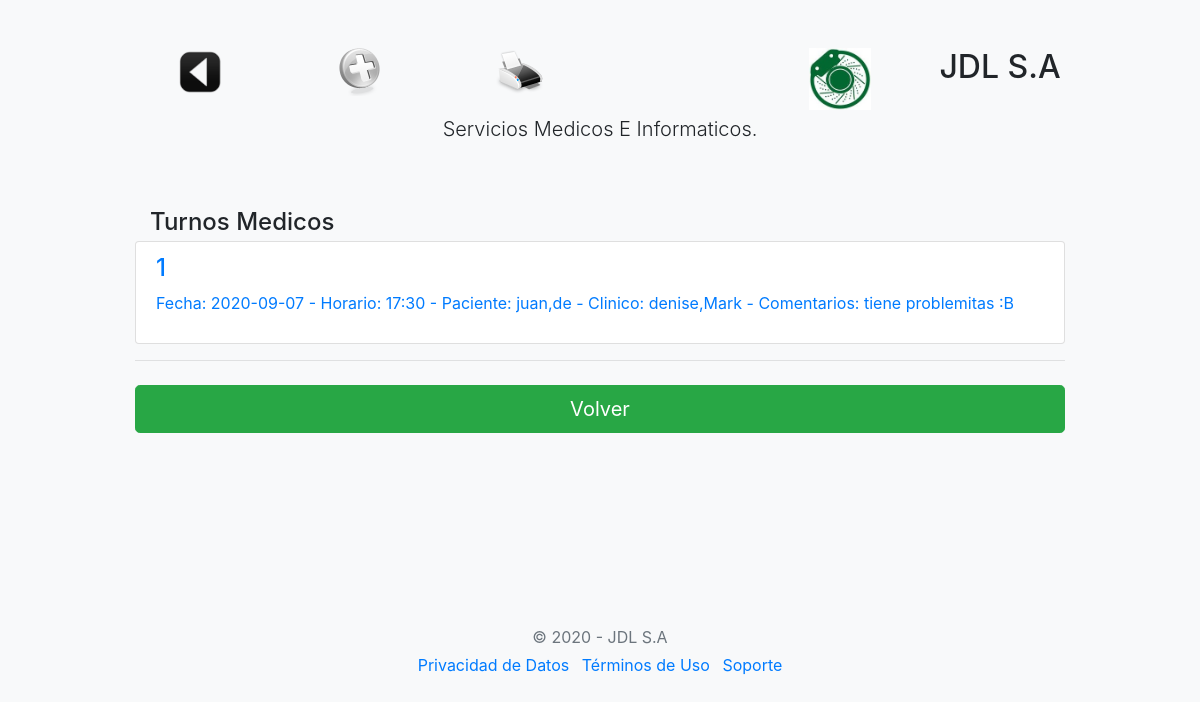
The page /turnos/index.php on the database as committed earlier.
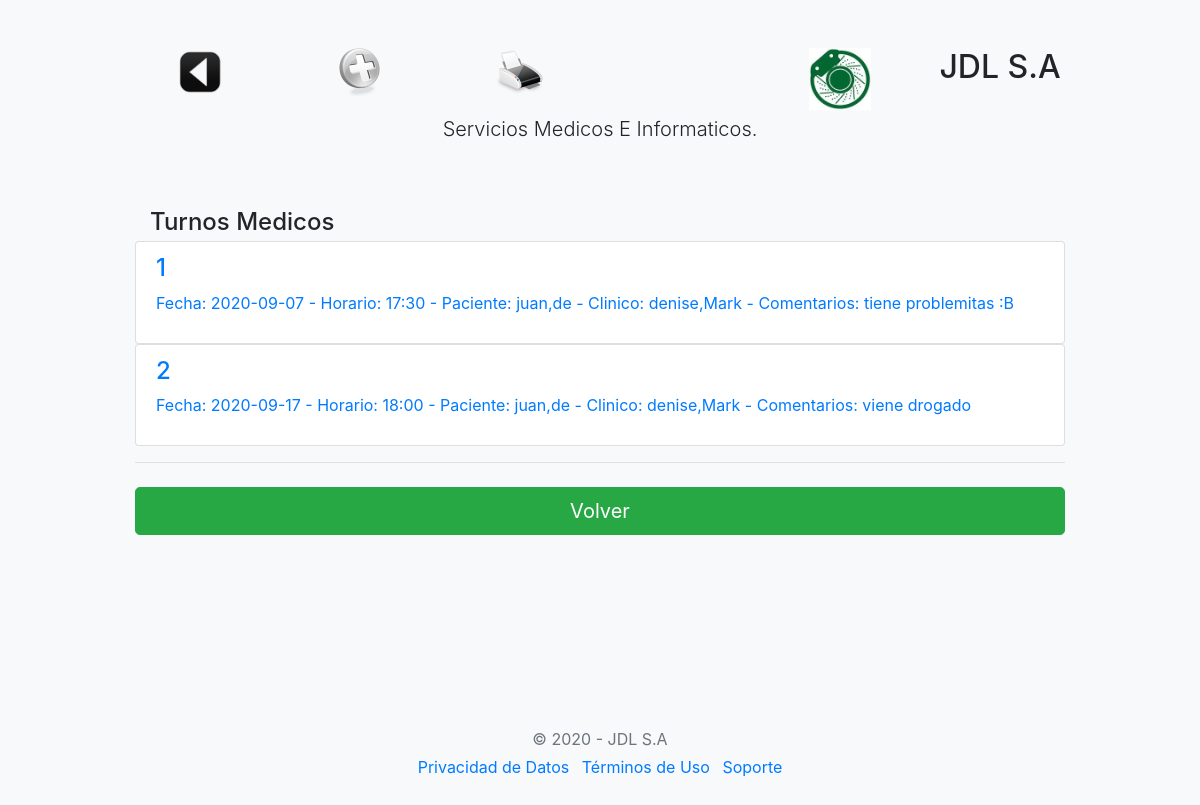
The same page on the database as committed later.
### tables this page shows
CREATE TABLE `turnos` (
  `id_turno` int(8) NOT NULL,
  `fecha_turno` date DEFAULT NULL,
  `horario_turno` varchar(15) NOT NULL,
  `paciente_turno` varchar(50) DEFAULT NULL,
  `clinico_turno` varchar(50) DEFAULT NULL,
  `comentarios_turno` varchar(200) DEFAULT NULL
);

### turnos/index.php (the view, shortened to what this page needs)
<!doctype html>
<html>
  <head>
	 <link rel="stylesheet" href="https://stackpath.bootstrapcdn.com/bootstrap/4.5.0/css/bootstrap.min.css">
  </head>
    <link href="form-validation.css" rel="stylesheet">
  </head>
  <body class="bg-light">
    <div class="container">
  <div class="py-5 text-center">
  <div class="row">
    <div class="col-sm-2"><h2>
		<img border="0" src="../img/atras.png" width="48" height="48" title="Volver al menú"
		onclick=location.href='../panel/'; onKeyPress=location.href='../panel/'; style='cursor:pointer';/>
	</h2>
	</div>
    <div class="col-sm-2"><h2>
		<img border="0" src="../img/nuevo.png" width="48" height="48" title="Ingresar Turno"
		onclick=location.href='turnos.php'; onKeyPress=location.href='turnos.php';
		style='cursor:pointer';>
	</h2></div>
	<div class="col-sm-2"><h2>
		<img border="0" src="../img/imprimir.png" width="48" height="48" title="Impresión"
		onclick=location.href='listado.php'; onKeyPress=location.href='listado.php';
		style='cursor:pointer';>
	</h2></div>
    <div class="col-sm-2"><h2></h2></div>
  <div class="col-sm-2"><img class="d-block mx-auto mb-1" src="../img/disc.jpg" alt="" width="62" height="62"></div>
  <div class="col-sm-2"><h2>JDL S.A</h2></div>
</div>
    <p class="lead">Servicios Medicos E Informaticos.</p>
  </div>
    <div class="col-md-12 order-md-1">
      <h4 class="mb-1">Turnos Medicos</h4>
	</div>
<?php
   require "../conexion.php";
    $sql = "SELECT * from turnos order by id_turno";
	$query = $mysqli->query($sql);
	while($resultado = $query->fetch_assoc()) {
        $turnos[] = $resultado;
    }
?>
        <div class="list-group">
			<?php
				$long = count($turnos);
				for($i=0; $i< $long; $i++){
				?>
		<div class="list-group">
				<a 	<?php echo "href=modifica.php?id_turno=".$turnos[$i]['id_turno'];?>
						 class="list-group-item">
				<h4 class="list-group-item-heading"> <?php echo $turnos[$i]['id_turno'] ."";?> </h4>
				<p class="list-group-item-text"><?php 	echo "Fecha: " . $turnos[$i]['fecha_turno'] ." - Horario: ";
                            echo $turnos[$i]['horario_turno'] ." - Paciente: ";
                            echo $turnos[$i]['paciente_turno'] ." - Clinico: ";
                            echo $turnos[$i]['clinico_turno'] ." - Comentarios: ";
                            echo $turnos[$i]['comentarios_turno'] ."";
														?></p>
				</a>	</div>
	<?php  } ?>
		</div>
        <a href="../panel/">	 <hr class="mb-4">
        <button class="btn btn-success btn-lg btn-block" type="submit">Volver</button>
  <footer class="my-5 pt-5 text-muted text-center text-small"></a>
    </div>
  <footer class="my-5 pt-5 text-muted text-center text-small">
    <p class="mb-1">&copy; 2020 - JDL S.A</p>
   <ul class="list-inline">
      <li class="list-inline-item"><a href="#">Privacidad de Datos</a></li>
      <li class="list-inline-item"><a href="#">Términos de Uso</a></li>
      <li class="list-inline-item"><a href="#">Soporte</a></li>
    </ul>
  </footer>
</body>
</html>

### js/form-validation.css (style rules this page uses)
.container { max-width: 960px; }

Rows that differ between the two databases and show on the page:
added turnos: id_turno "2", fecha_turno "2020-09-17", horario_turno "18:00", paciente_turno "juan,de", clinico_turno "denise,Mark", comentarios_turno "viene drogado"
